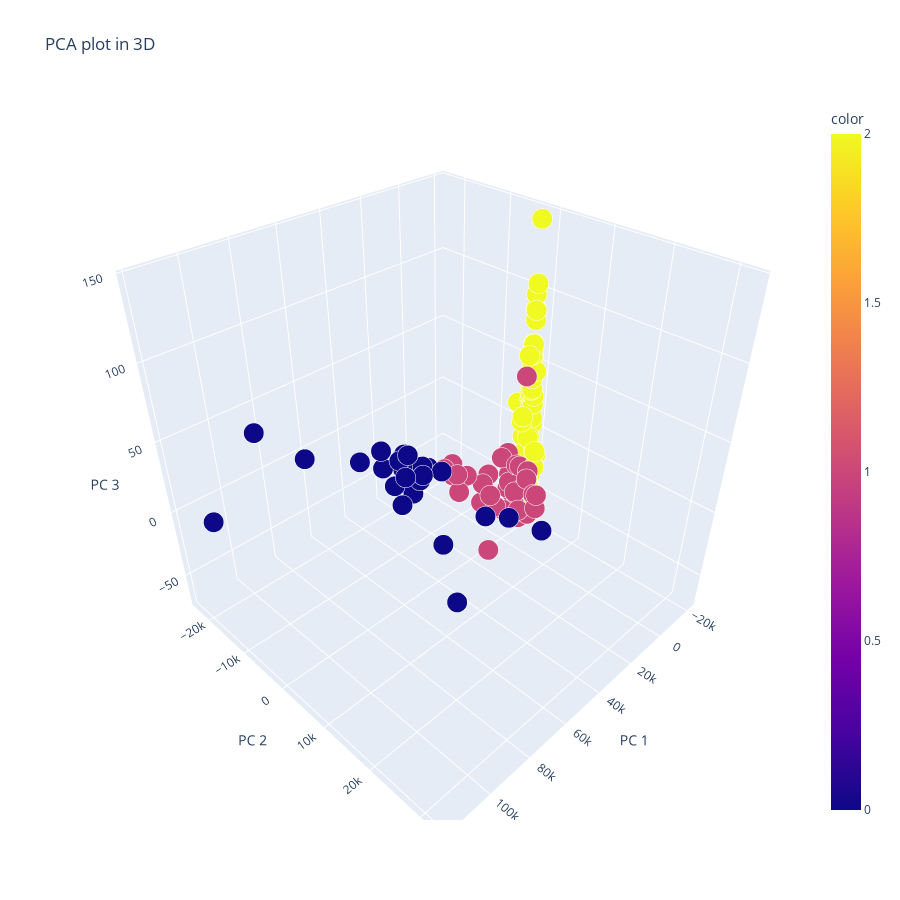

Source (notebook cell):
### Code cell
PCAplot3D(X, agglo_labels)

### Figure 1 — Plotly figure (JSON) as saved in the notebook; plotly's stock layout.template omitted (floating-point values rounded to 4 significant figures; data arrays with more than 128 entries replaced by an {"elided": "..."} marker saying what was removed)
{"data": [{"hovertemplate": "PC 1=%{x}<br>PC 2=%{y}<br>PC 3=%{z}<br>size=%{marker.size}<br>color=%{marker.color}<extra></extra>", "legendgroup": "", "marker": {"color": {"elided": "167 int values"}, "coloraxis": "coloraxis", "opacity": 1, "size": {"elided": "167 float values"}, "sizemode": "area", "sizeref": 0.00025, "symbol": "circle"}, "mode": "markers", "name": "", "scene": "scene", "showlegend": false, "type": "scatter3d", "x": {"elided": "167 float values"}, "y": {"elided": "167 float values"}, "z": {"elided": "167 float values"}}], "layout": {"coloraxis": {"colorbar": {"title": {"text": "color"}}, "colorscale": [[0, "#0d0887"], [0.1111, "#46039f"], [0.2222, "#7201a8"], [0.3333, "#9c179e"], [0.4444, "#bd3786"], [0.5556, "#d8576b"], [0.6667, "#ed7953"], [0.7778, "#fb9f3a"], [0.8889, "#fdca26"], [1, "#f0f921"]]}, "height": 900, "legend": {"itemsizing": "constant", "tracegroupgap": 0}, "scene": {"aspectmode": "auto", "aspectratio": {"x": 1, "y": 1, "z": 1}, "domain": {"x": [0, 1], "y": [0, 1]}, "xaxis": {"title": {"text": "PC 1"}, "type": "linear"}, "yaxis": {"title": {"text": "PC 2"}, "type": "linear"}, "zaxis": {"title": {"text": "PC 3"}, "type": "linear"}}, "title": {"text": "PCA plot in 3D"}, "width": 900}}
